Frame 1 (no input): blank canvas, image omitted
Frame 60 (no input): blank canvas, image omitted
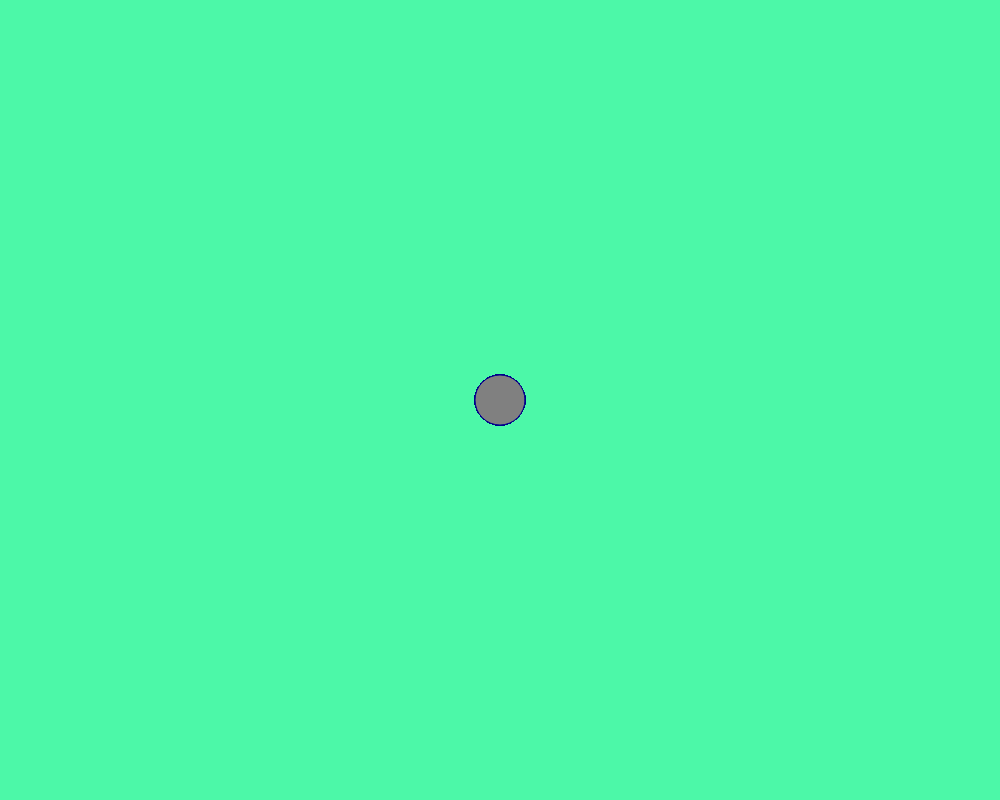
Frame 120 (the mouse pressed at the canvas centre since frame 60)

The p5.js sketch whose frames 1 and 60 were blank and that drew this single picture after the mouse press (run headless with seeded random() and noise() and a simulated clock; from frame 60 on, the mouse is pressed at the canvas centre):

// p5.js sketch
// ── sketch.js
function setup() {
  createCanvas(1000, 800);
  background("#4CF8A8");
}

function draw() {
 
  fill("gray")
  stroke("darkblue");
  if(mouseIsPressed)
   circle(mouseX,mouseY,50,150);
} 
